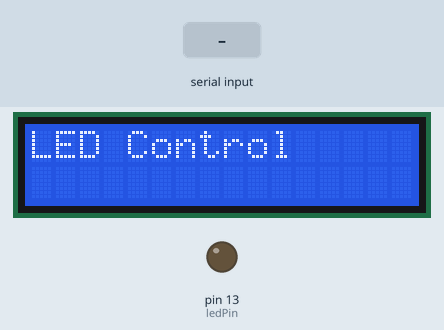
Simulated run of this sketch. Board: Arduino Uno, built with avr-gcc and run on an emulated ATmega328P. On the bench: 16×2 character LCD, output pins drawn as LEDs (lit = HIGH). The test bench sets the inputs (shaded band).

Above: at 1.2 s.
1.3 s: "O" received over Serial
At 2.3 s:
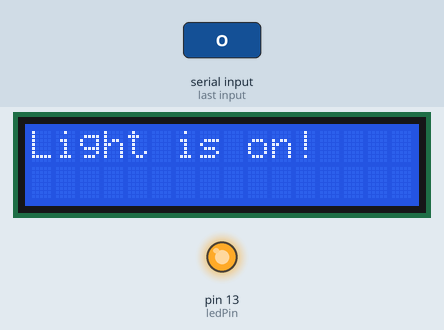
2.8 s: "F" received over Serial
At 3.4 s:
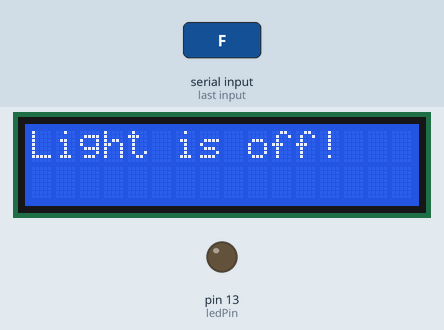
Timing chart, 0 to 5.8 s (numbered marks = the images above; inputs shaded):
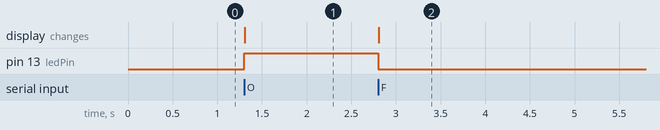

The sketch:

VoiceControlledLED.ino
```cpp
#include <LiquidCrystal.h>  // Include the LiquidCrystal library

// Pins used for the LCD
LiquidCrystal lcd(12, 11, 5, 4, 3, 2); // RS, E, D4, D5, D6, D7

int ledPin = 13;  // Pin connected to the LED

void setup() {
  // Initialize the LCD and set the number of columns and rows:
  lcd.begin(16, 2);

  // Print a message to the LCD.
  lcd.print("LED Control");

  // Set the LED pin as an output
  pinMode(ledPin, OUTPUT);

  // Initialize serial communication:
  Serial.begin(9600);
}

void loop() {
  // Check if there's a message from Python (via Serial)
  if (Serial.available() > 0) {
    char command = Serial.read();  // Read the command from Python

    if (command == 'O') {  // If the command is 'O' (for "turn on")
      digitalWrite(ledPin, HIGH);  // Turn the LED on
      lcd.clear();
      lcd.print("Light is on!");
    }
    else if (command == 'F') {  // If the command is 'F' (for "turn off")
      digitalWrite(ledPin, LOW);  // Turn the LED off
      lcd.clear();
      lcd.print("Light is off!");
    }
  }
}
```

Measured:
- after the input at 1.3 s, pin 13 (ledPin): LOW → HIGH at once; the display: changes at once (image 1)
- after the input at 2.8 s, pin 13 (ledPin): HIGH → LOW at once; the display: changes at once (image 2)
